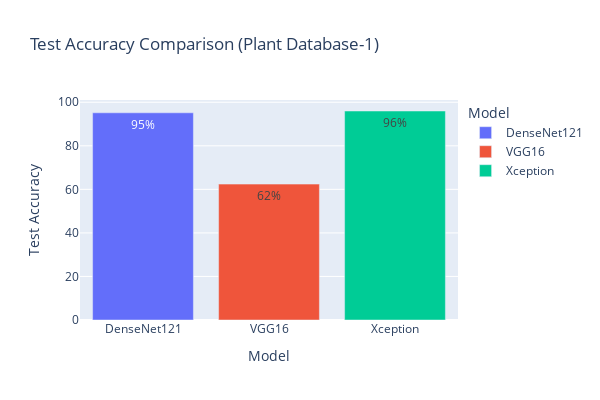
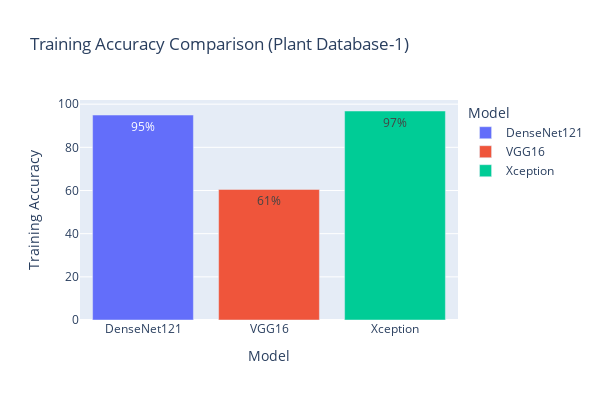
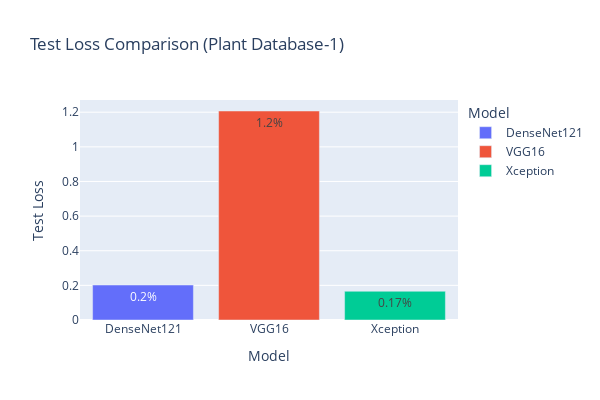
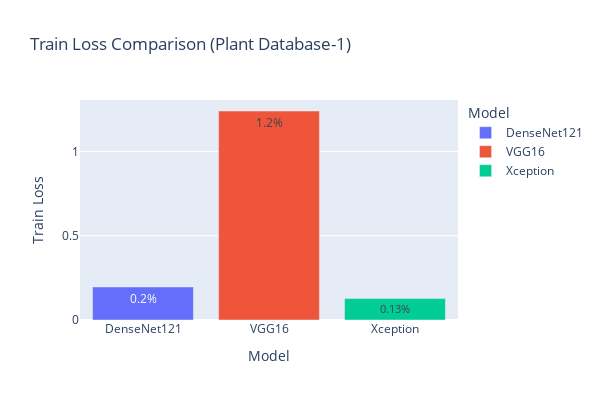

Here is the notebook cell these charts were saved with, in order:
### Code cell
for i in plantdf1.columns.tolist()[1:]:
    fig=px.bar(plantdf1,x="Model",y=i,color="Model",text=i,title="{} Comparison (Plant Database-1)".format(i),width=600,height=400)
    fig.update_traces(texttemplate='%{text:.2}%', textposition='inside')
    fig.show()

### Figure 1 — Plotly figure (JSON) as saved in the notebook; plotly's stock layout.template omitted (floating-point values rounded to 4 significant figures)
{"data": [{"alignmentgroup": "True", "hovertemplate": "Model=%{x}<br>Test Accuracy=%{text}<extra></extra>", "legendgroup": "DenseNet121", "marker": {"color": "#636efa", "pattern": {"shape": ""}}, "name": "DenseNet121", "offsetgroup": "DenseNet121", "orientation": "v", "showlegend": true, "text": [95.16], "textposition": "inside", "texttemplate": "%{text:.2}%", "type": "bar", "x": ["DenseNet121"], "xaxis": "x", "y": [95.16], "yaxis": "y"}, {"alignmentgroup": "True", "hovertemplate": "Model=%{x}<br>Test Accuracy=%{text}<extra></extra>", "legendgroup": "VGG16", "marker": {"color": "#EF553B", "pattern": {"shape": ""}}, "name": "VGG16", "offsetgroup": "VGG16", "orientation": "v", "showlegend": true, "text": [62.4], "textposition": "inside", "texttemplate": "%{text:.2}%", "type": "bar", "x": ["VGG16"], "xaxis": "x", "y": [62.4], "yaxis": "y"}, {"alignmentgroup": "True", "hovertemplate": "Model=%{x}<br>Test Accuracy=%{text}<extra></extra>", "legendgroup": "Xception", "marker": {"color": "#00cc96", "pattern": {"shape": ""}}, "name": "Xception", "offsetgroup": "Xception", "orientation": "v", "showlegend": true, "text": [95.98], "textposition": "inside", "texttemplate": "%{text:.2}%", "type": "bar", "x": ["Xception"], "xaxis": "x", "y": [95.98], "yaxis": "y"}], "layout": {"barmode": "relative", "height": 400, "legend": {"title": {"text": "Model"}, "tracegroupgap": 0}, "title": {"text": "Test Accuracy Comparison (Plant Database-1)"}, "width": 600, "xaxis": {"anchor": "y", "categoryarray": ["DenseNet121", "VGG16", "Xception"], "categoryorder": "array", "domain": [0, 1], "title": {"text": "Model"}}, "yaxis": {"anchor": "x", "domain": [0, 1], "title": {"text": "Test Accuracy"}}}}

### Figure 2 — Plotly figure (JSON) as saved in the notebook; plotly's stock layout.template omitted (floating-point values rounded to 4 significant figures)
{"data": [{"alignmentgroup": "True", "hovertemplate": "Model=%{x}<br>Training Accuracy=%{text}<extra></extra>", "legendgroup": "DenseNet121", "marker": {"color": "#636efa", "pattern": {"shape": ""}}, "name": "DenseNet121", "offsetgroup": "DenseNet121", "orientation": "v", "showlegend": true, "text": [94.96], "textposition": "inside", "texttemplate": "%{text:.2}%", "type": "bar", "x": ["DenseNet121"], "xaxis": "x", "y": [94.96], "yaxis": "y"}, {"alignmentgroup": "True", "hovertemplate": "Model=%{x}<br>Training Accuracy=%{text}<extra></extra>", "legendgroup": "VGG16", "marker": {"color": "#EF553B", "pattern": {"shape": ""}}, "name": "VGG16", "offsetgroup": "VGG16", "orientation": "v", "showlegend": true, "text": [60.5], "textposition": "inside", "texttemplate": "%{text:.2}%", "type": "bar", "x": ["VGG16"], "xaxis": "x", "y": [60.5], "yaxis": "y"}, {"alignmentgroup": "True", "hovertemplate": "Model=%{x}<br>Training Accuracy=%{text}<extra></extra>", "legendgroup": "Xception", "marker": {"color": "#00cc96", "pattern": {"shape": ""}}, "name": "Xception", "offsetgroup": "Xception", "orientation": "v", "showlegend": true, "text": [96.83], "textposition": "inside", "texttemplate": "%{text:.2}%", "type": "bar", "x": ["Xception"], "xaxis": "x", "y": [96.83], "yaxis": "y"}], "layout": {"barmode": "relative", "height": 400, "legend": {"title": {"text": "Model"}, "tracegroupgap": 0}, "title": {"text": "Training Accuracy Comparison (Plant Database-1)"}, "width": 600, "xaxis": {"anchor": "y", "categoryarray": ["DenseNet121", "VGG16", "Xception"], "categoryorder": "array", "domain": [0, 1], "title": {"text": "Model"}}, "yaxis": {"anchor": "x", "domain": [0, 1], "title": {"text": "Training Accuracy"}}}}

### Figure 3 — Plotly figure (JSON) as saved in the notebook; plotly's stock layout.template omitted (floating-point values rounded to 4 significant figures)
{"data": [{"alignmentgroup": "True", "hovertemplate": "Model=%{x}<br>Test Loss=%{text}<extra></extra>", "legendgroup": "DenseNet121", "marker": {"color": "#636efa", "pattern": {"shape": ""}}, "name": "DenseNet121", "offsetgroup": "DenseNet121", "orientation": "v", "showlegend": true, "text": [0.202], "textposition": "inside", "texttemplate": "%{text:.2}%", "type": "bar", "x": ["DenseNet121"], "xaxis": "x", "y": [0.202], "yaxis": "y"}, {"alignmentgroup": "True", "hovertemplate": "Model=%{x}<br>Test Loss=%{text}<extra></extra>", "legendgroup": "VGG16", "marker": {"color": "#EF553B", "pattern": {"shape": ""}}, "name": "VGG16", "offsetgroup": "VGG16", "orientation": "v", "showlegend": true, "text": [1.207], "textposition": "inside", "texttemplate": "%{text:.2}%", "type": "bar", "x": ["VGG16"], "xaxis": "x", "y": [1.207], "yaxis": "y"}, {"alignmentgroup": "True", "hovertemplate": "Model=%{x}<br>Test Loss=%{text}<extra></extra>", "legendgroup": "Xception", "marker": {"color": "#00cc96", "pattern": {"shape": ""}}, "name": "Xception", "offsetgroup": "Xception", "orientation": "v", "showlegend": true, "text": [0.166], "textposition": "inside", "texttemplate": "%{text:.2}%", "type": "bar", "x": ["Xception"], "xaxis": "x", "y": [0.166], "yaxis": "y"}], "layout": {"barmode": "relative", "height": 400, "legend": {"title": {"text": "Model"}, "tracegroupgap": 0}, "title": {"text": "Test Loss Comparison (Plant Database-1)"}, "width": 600, "xaxis": {"anchor": "y", "categoryarray": ["DenseNet121", "VGG16", "Xception"], "categoryorder": "array", "domain": [0, 1], "title": {"text": "Model"}}, "yaxis": {"anchor": "x", "domain": [0, 1], "title": {"text": "Test Loss"}}}}

### Figure 4 — Plotly figure (JSON) as saved in the notebook; plotly's stock layout.template omitted (floating-point values rounded to 4 significant figures)
{"data": [{"alignmentgroup": "True", "hovertemplate": "Model=%{x}<br>Train Loss=%{text}<extra></extra>", "legendgroup": "DenseNet121", "marker": {"color": "#636efa", "pattern": {"shape": ""}}, "name": "DenseNet121", "offsetgroup": "DenseNet121", "orientation": "v", "showlegend": true, "text": [0.196], "textposition": "inside", "texttemplate": "%{text:.2}%", "type": "bar", "x": ["DenseNet121"], "xaxis": "x", "y": [0.196], "yaxis": "y"}, {"alignmentgroup": "True", "hovertemplate": "Model=%{x}<br>Train Loss=%{text}<extra></extra>", "legendgroup": "VGG16", "marker": {"color": "#EF553B", "pattern": {"shape": ""}}, "name": "VGG16", "offsetgroup": "VGG16", "orientation": "v", "showlegend": true, "text": [1.24], "textposition": "inside", "texttemplate": "%{text:.2}%", "type": "bar", "x": ["VGG16"], "xaxis": "x", "y": [1.24], "yaxis": "y"}, {"alignmentgroup": "True", "hovertemplate": "Model=%{x}<br>Train Loss=%{text}<extra></extra>", "legendgroup": "Xception", "marker": {"color": "#00cc96", "pattern": {"shape": ""}}, "name": "Xception", "offsetgroup": "Xception", "orientation": "v", "showlegend": true, "text": [0.127], "textposition": "inside", "texttemplate": "%{text:.2}%", "type": "bar", "x": ["Xception"], "xaxis": "x", "y": [0.127], "yaxis": "y"}], "layout": {"barmode": "relative", "height": 400, "legend": {"title": {"text": "Model"}, "tracegroupgap": 0}, "title": {"text": "Train Loss Comparison (Plant Database-1)"}, "width": 600, "xaxis": {"anchor": "y", "categoryarray": ["DenseNet121", "VGG16", "Xception"], "categoryorder": "array", "domain": [0, 1], "title": {"text": "Model"}}, "yaxis": {"anchor": "x", "domain": [0, 1], "title": {"text": "Train Loss"}}}}
